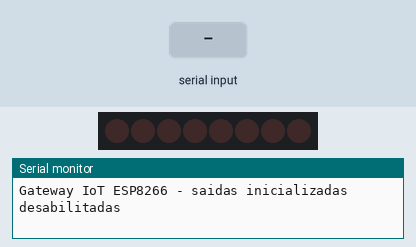
This program was run on a simulated ESP8266 (NodeMCU). On the bench: 8 shift-register outputs drawn as a row of LEDs (first output left, lit = HIGH), the last lines printed to the serial monitor. Wiring (inferred from the names in the program): shift register (74HC595): data D7; shift clock D6; latch D8. Wiring (inferred from the signals the program sends): row of LEDs: on Q0, Q1, Q2, Q3, Q4, Q5, Q6, Q7. The inputs (shaded band) are chosen by the test bench.

Above: at 1.2 s.
1.3 s: "NOK\n" received over Serial
At 2.1 s:
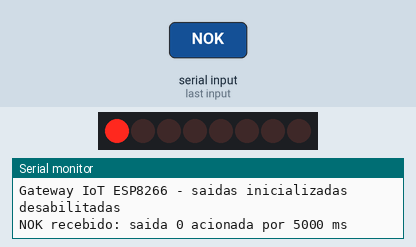
2.8 s: "NOK:\n" received over Serial
4.3 s: "NOK:90\n" received over Serial
Timing chart, 0 to 7.3 s (numbered marks = the images above; inputs shaded):
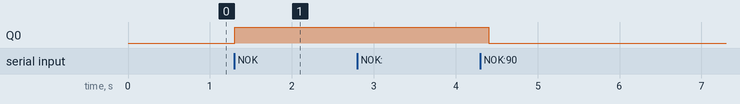

The program:

main.cpp
```cpp
#include <Arduino.h>
#include "pinos.h"

// Estado atual das 8 saídas (bit 0 = Q0 = J5 pino 1 ... bit 7 = Q7 = J5 pino 8)
static uint8_t estadoSaidas = 0x00;

// Envia o byte de estado ao 74HC595 e atualiza as saídas (latch)
void atualizarSaidas(uint8_t valor) {
  estadoSaidas = valor;
  digitalWrite(PIN_595_LATCH, LOW);
  shiftOut(PIN_595_DATA, PIN_595_CLOCK, MSBFIRST, valor);
  digitalWrite(PIN_595_LATCH, HIGH);
  digitalWrite(PIN_595_LATCH, LOW);
}

void inicializarSaidas() {
  // Como OE está fixo em GND, o 74HC595 liga com conteúdo aleatório.
  // Zera o registrador o mais cedo possível para desabilitar todas as saídas.
  pinMode(PIN_595_CLOCK, OUTPUT);
  pinMode(PIN_595_DATA, OUTPUT);
  pinMode(PIN_595_LATCH, OUTPUT);
  digitalWrite(PIN_595_CLOCK, LOW);
  digitalWrite(PIN_595_DATA, LOW);
  digitalWrite(PIN_595_LATCH, LOW);
  atualizarSaidas(0x00);
}

void inicializarMux() {
  pinMode(PIN_MUX_S0, OUTPUT);
  pinMode(PIN_MUX_S1, OUTPUT);
  pinMode(PIN_MUX_S2, OUTPUT);
  pinMode(PIN_MUX_S3, OUTPUT);
  digitalWrite(PIN_MUX_S0, LOW);
  digitalWrite(PIN_MUX_S1, LOW);
  digitalWrite(PIN_MUX_S2, LOW);
  digitalWrite(PIN_MUX_S3, LOW);
}

void setup() {
  inicializarSaidas();  // primeira ação: todas as saídas desligadas
  inicializarMux();

  Serial.begin(115200);
  Serial.println();
  Serial.println(F("Gateway IoT ESP8266 - saidas inicializadas desabilitadas"));
}

// ---------------------------------------------------------------------------
// Comando NOK: aciona a saída 0 pelo tempo informado (não bloqueante)
//   "NOK"        -> tempo padrão (TEMPO_NOK_PADRAO_MS)
//   "NOK:<ms>"   -> tempo enviado pelo backend (esp.tempo-acionamento-inicial-ms / configuração)
// O tempo tem um único dono: o backend. O firmware só limita a faixa de segurança.
// ---------------------------------------------------------------------------
constexpr uint8_t  SAIDA_NOK          = 0;
constexpr uint32_t TEMPO_NOK_PADRAO_MS = 5000;
constexpr uint32_t TEMPO_NOK_MIN_MS    = 100;
constexpr uint32_t TEMPO_NOK_MAX_MS    = 60000;

static bool     nokAtivo     = false;
static uint32_t nokInicio    = 0;
static uint32_t nokDuracaoMs = TEMPO_NOK_PADRAO_MS;
static String   bufferSerial;

void ligarSaida(uint8_t saida)    { atualizarSaidas(estadoSaidas | (1 << saida)); }
void desligarSaida(uint8_t saida) { atualizarSaidas(estadoSaidas & ~(1 << saida)); }

void tratarComando(String cmd) {
  cmd.trim();
  cmd.toUpperCase();
  if (cmd.length() == 0) return;

  if (cmd == "NOK" || cmd.startsWith("NOK:")) {
    uint32_t ms = TEMPO_NOK_PADRAO_MS;
    if (cmd.startsWith("NOK:")) {
      long informado = cmd.substring(4).toInt();
      if (informado <= 0) {
        Serial.println(F("NOK invalido: tempo deve ser maior que zero"));
        return;
      }
      ms = constrain((uint32_t)informado, TEMPO_NOK_MIN_MS, TEMPO_NOK_MAX_MS);
    }
    ligarSaida(SAIDA_NOK);
    nokAtivo     = true;
    nokInicio    = millis();  // novo NOK durante o acionamento reinicia a contagem
    nokDuracaoMs = ms;
    Serial.print(F("NOK recebido: saida 0 acionada por "));
    Serial.print(ms);
    Serial.println(F(" ms"));
  } else {
    Serial.print(F("Comando desconhecido: "));
    Serial.println(cmd);
  }
}

void lerSerial() {
  while (Serial.available()) {
    char c = Serial.read();
    if (c == '\n' || c == '\r') {
      tratarComando(bufferSerial);
      bufferSerial = "";
    } else if (bufferSerial.length() < 32) {
      bufferSerial += c;
    }
  }
}

void atualizarTemporizadorNok() {
  if (nokAtivo && (millis() - nokInicio >= nokDuracaoMs)) {
    desligarSaida(SAIDA_NOK);
    nokAtivo = false;
    Serial.println(F("Saida 0 desacionada"));
  }
}

void loop() {
  lerSerial();
  atualizarTemporizadorNok();
}
```

pinos.h
```cpp
#pragma once
#include <Arduino.h>

// ---------------------------------------------------------------------------
// Mapeamento de pinos conforme esquema "Gateway_IoT_ESP8266" (rev. 1)
// ---------------------------------------------------------------------------

// Registrador de deslocamento 74HC595 (U5) -> ULN2803 (U6) -> J5 (8 saídas)
// MR ligado em 3V3 e OE ligado em GND no hardware: as saídas ficam sempre
// habilitadas, por isso o firmware precisa zerar o registrador logo no boot.
constexpr uint8_t PIN_595_CLOCK = D6;  // SH_CP (pino 11) - GPIO12
constexpr uint8_t PIN_595_DATA  = D7;  // DS    (pino 14) - GPIO13
constexpr uint8_t PIN_595_LATCH = D8;  // ST_CP (pino 12) - GPIO15

constexpr uint8_t NUM_SAIDAS = 8;

// Multiplexador analógico 16 canais (U3) -> entradas J2 (C8..C15) e J3 (C0..C7)
// EN ligado em GND no hardware (sempre habilitado).
constexpr uint8_t PIN_MUX_S0  = D0;  // GPIO16
constexpr uint8_t PIN_MUX_S1  = D3;  // GPIO0  (pino de boot - deve estar em HIGH no reset)
constexpr uint8_t PIN_MUX_S2  = D4;  // GPIO2  (pino de boot - deve estar em HIGH no reset)
constexpr uint8_t PIN_MUX_S3  = D5;  // GPIO14
constexpr uint8_t PIN_MUX_SIG = A0;  // AD0

constexpr uint8_t NUM_ENTRADAS = 16;

// Barramento de expansão J4 (I2C / Serial)
constexpr uint8_t PIN_SDA = D2;  // GPIO4
constexpr uint8_t PIN_SCL = D1;  // GPIO5
```

Measured:
- after the input at 1.3 s, Q0: LOW → HIGH at once
